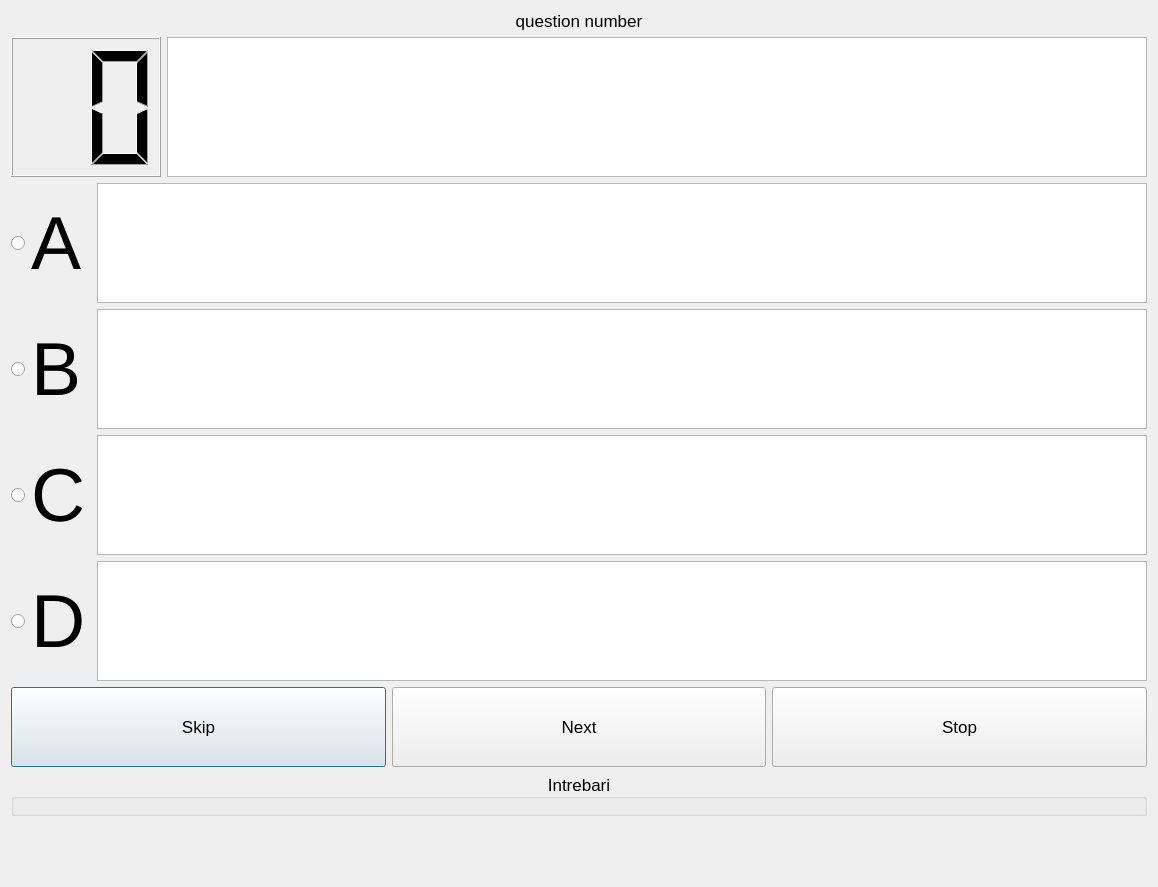
<?xml version="1.0" encoding="UTF-8"?>
<ui version="4.0">
 <class>Dialog</class>
 <widget class="QDialog" name="Dialog">
  <property name="geometry">
   <rect>
    <x>0</x>
    <y>0</y>
    <width>1158</width>
    <height>887</height>
   </rect>
  </property>
  <property name="windowTitle">
   <string>Dialog</string>
  </property>
  <layout class="QVBoxLayout" name="verticalLayout">
   <item>
    <widget class="QLabel" name="question_nr">
     <property name="font">
      <font>
       <pointsize>13</pointsize>
      </font>
     </property>
     <property name="text">
      <string>question number</string>
     </property>
     <property name="alignment">
      <set>Qt::AlignCenter</set>
     </property>
    </widget>
   </item>
   <item>
    <layout class="QHBoxLayout" name="horizontalLayout_2">
     <item>
      <widget class="QLCDNumber" name="question_number">
       <property name="minimumSize">
        <size>
         <width>150</width>
         <height>0</height>
        </size>
       </property>
       <property name="maximumSize">
        <size>
         <width>16777215</width>
         <height>16777215</height>
        </size>
       </property>
       <property name="font">
        <font>
         <pointsize>8</pointsize>
        </font>
       </property>
       <property name="digitCount">
        <number>2</number>
       </property>
      </widget>
     </item>
     <item>
      <widget class="QPlainTextEdit" name="question_text">
       <property name="minimumSize">
        <size>
         <width>0</width>
         <height>140</height>
        </size>
       </property>
       <property name="maximumSize">
        <size>
         <width>16777215</width>
         <height>140</height>
        </size>
       </property>
       <property name="font">
        <font>
         <pointsize>13</pointsize>
        </font>
       </property>
       <property name="readOnly">
        <bool>true</bool>
       </property>
      </widget>
     </item>
    </layout>
   </item>
   <item>
    <layout class="QGridLayout" name="gridLayout">
     <item row="0" column="0">
      <widget class="QRadioButton" name="var_a">
       <property name="sizePolicy">
        <sizepolicy hsizetype="Fixed" vsizetype="Fixed">
         <horstretch>0</horstretch>
         <verstretch>0</verstretch>
        </sizepolicy>
       </property>
       <property name="minimumSize">
        <size>
         <width>0</width>
         <height>0</height>
        </size>
       </property>
       <property name="font">
        <font>
         <pointsize>56</pointsize>
        </font>
       </property>
       <property name="text">
        <string>A</string>
       </property>
      </widget>
     </item>
     <item row="1" column="0">
      <widget class="QRadioButton" name="var_b">
       <property name="sizePolicy">
        <sizepolicy hsizetype="Fixed" vsizetype="Fixed">
         <horstretch>0</horstretch>
         <verstretch>0</verstretch>
        </sizepolicy>
       </property>
       <property name="minimumSize">
        <size>
         <width>0</width>
         <height>0</height>
        </size>
       </property>
       <property name="font">
        <font>
         <pointsize>56</pointsize>
        </font>
       </property>
       <property name="text">
        <string>B</string>
       </property>
      </widget>
     </item>
     <item row="2" column="0">
      <widget class="QRadioButton" name="var_c">
       <property name="sizePolicy">
        <sizepolicy hsizetype="Fixed" vsizetype="Fixed">
         <horstretch>0</horstretch>
         <verstretch>0</verstretch>
        </sizepolicy>
       </property>
       <property name="minimumSize">
        <size>
         <width>0</width>
         <height>0</height>
        </size>
       </property>
       <property name="font">
        <font>
         <pointsize>56</pointsize>
        </font>
       </property>
       <property name="text">
        <string>C</string>
       </property>
      </widget>
     </item>
     <item row="3" column="0">
      <widget class="QRadioButton" name="var_d">
       <property name="sizePolicy">
        <sizepolicy hsizetype="Fixed" vsizetype="Fixed">
         <horstretch>0</horstretch>
         <verstretch>0</verstretch>
        </sizepolicy>
       </property>
       <property name="minimumSize">
        <size>
         <width>0</width>
         <height>0</height>
        </size>
       </property>
       <property name="font">
        <font>
         <pointsize>56</pointsize>
        </font>
       </property>
       <property name="text">
        <string>D</string>
       </property>
      </widget>
     </item>
     <item row="0" column="1">
      <widget class="QPlainTextEdit" name="var_a_text">
       <property name="minimumSize">
        <size>
         <width>0</width>
         <height>120</height>
        </size>
       </property>
       <property name="maximumSize">
        <size>
         <width>16777215</width>
         <height>120</height>
        </size>
       </property>
       <property name="font">
        <font>
         <pointsize>13</pointsize>
        </font>
       </property>
       <property name="lineWrapMode">
        <enum>QPlainTextEdit::WidgetWidth</enum>
       </property>
       <property name="readOnly">
        <bool>true</bool>
       </property>
       <property name="overwriteMode">
        <bool>false</bool>
       </property>
       <property name="backgroundVisible">
        <bool>false</bool>
       </property>
      </widget>
     </item>
     <item row="1" column="1">
      <widget class="QPlainTextEdit" name="var_b_text">
       <property name="minimumSize">
        <size>
         <width>0</width>
         <height>120</height>
        </size>
       </property>
       <property name="maximumSize">
        <size>
         <width>16777215</width>
         <height>120</height>
        </size>
       </property>
       <property name="font">
        <font>
         <pointsize>13</pointsize>
        </font>
       </property>
       <property name="lineWrapMode">
        <enum>QPlainTextEdit::WidgetWidth</enum>
       </property>
       <property name="readOnly">
        <bool>true</bool>
       </property>
       <property name="backgroundVisible">
        <bool>false</bool>
       </property>
      </widget>
     </item>
     <item row="2" column="1">
      <widget class="QPlainTextEdit" name="var_c_text">
       <property name="minimumSize">
        <size>
         <width>0</width>
         <height>120</height>
        </size>
       </property>
       <property name="maximumSize">
        <size>
         <width>16777215</width>
         <height>120</height>
        </size>
       </property>
       <property name="font">
        <font>
         <pointsize>13</pointsize>
        </font>
       </property>
       <property name="lineWrapMode">
        <enum>QPlainTextEdit::WidgetWidth</enum>
       </property>
       <property name="readOnly">
        <bool>true</bool>
       </property>
       <property name="backgroundVisible">
        <bool>false</bool>
       </property>
      </widget>
     </item>
     <item row="3" column="1">
      <widget class="QPlainTextEdit" name="var_d_text">
       <property name="minimumSize">
        <size>
         <width>0</width>
         <height>120</height>
        </size>
       </property>
       <property name="maximumSize">
        <size>
         <width>16777215</width>
         <height>120</height>
        </size>
       </property>
       <property name="font">
        <font>
         <pointsize>13</pointsize>
        </font>
       </property>
       <property name="lineWrapMode">
        <enum>QPlainTextEdit::WidgetWidth</enum>
       </property>
       <property name="readOnly">
        <bool>true</bool>
       </property>
       <property name="backgroundVisible">
        <bool>false</bool>
       </property>
      </widget>
     </item>
    </layout>
   </item>
   <item>
    <layout class="QHBoxLayout" name="horizontalLayout">
     <item>
      <widget class="QPushButton" name="skip_btn">
       <property name="sizePolicy">
        <sizepolicy hsizetype="Minimum" vsizetype="Minimum">
         <horstretch>0</horstretch>
         <verstretch>0</verstretch>
        </sizepolicy>
       </property>
       <property name="minimumSize">
        <size>
         <width>0</width>
         <height>80</height>
        </size>
       </property>
       <property name="font">
        <font>
         <pointsize>13</pointsize>
        </font>
       </property>
       <property name="text">
        <string>Skip</string>
       </property>
      </widget>
     </item>
     <item>
      <widget class="QPushButton" name="next_btn">
       <property name="minimumSize">
        <size>
         <width>0</width>
         <height>80</height>
        </size>
       </property>
       <property name="font">
        <font>
         <pointsize>13</pointsize>
        </font>
       </property>
       <property name="text">
        <string>Next</string>
       </property>
      </widget>
     </item>
     <item>
      <widget class="QPushButton" name="stop_btn">
       <property name="minimumSize">
        <size>
         <width>0</width>
         <height>80</height>
        </size>
       </property>
       <property name="font">
        <font>
         <pointsize>13</pointsize>
        </font>
       </property>
       <property name="text">
        <string>Stop</string>
       </property>
      </widget>
     </item>
    </layout>
   </item>
   <item>
    <widget class="QGroupBox" name="nav_bar">
     <property name="font">
      <font>
       <pointsize>13</pointsize>
      </font>
     </property>
     <property name="title">
      <string>Intrebari</string>
     </property>
     <property name="alignment">
      <set>Qt::AlignCenter</set>
     </property>
    </widget>
   </item>
   <item>
    <spacer name="verticalSpacer">
     <property name="orientation">
      <enum>Qt::Vertical</enum>
     </property>
     <property name="sizeHint" stdset="0">
      <size>
       <width>20</width>
       <height>46</height>
      </size>
     </property>
    </spacer>
   </item>
  </layout>
 </widget>
 <resources/>
 <connections/>
</ui>
